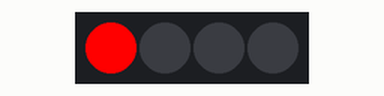
Simulated run of this sketch. Board: Arduino Uno, built with avr-gcc and run on an emulated ATmega328P. Shown: 4 RGB LEDs in strip order, left to right.

Above: at 0.15 s.
At 1.06 s:
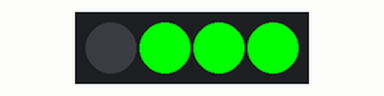
At 2.58 s:
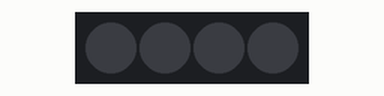
Timing chart, 0 to 3.0 s (numbered marks = the images above):
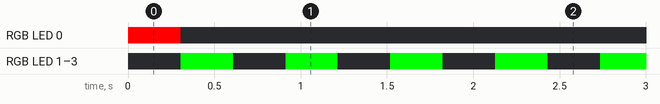

The sketch:

interfacing_neopixel_strip_using_arduino.ino
```cpp
// C++ code
// Author: Rohan Mridha
// EEE-23, KUET
#include <Adafruit_NeoPixel.h>

#define PIN 6
#define N_LEDS 4

// Initialize the Neopixel strip object
Adafruit_NeoPixel strip = Adafruit_NeoPixel(N_LEDS, PIN, NEO_GRB + NEO_KHZ800);

// Function prototype for the chase effect
static void chase(uint32_t c);

void setup()
{
  strip.begin();           // Prepare the data pin for output
  strip.show();            // Initialize all LEDs to 'off'
}

void loop()
{
  chase(strip.Color(255, 0, 0)); // Red
  chase(strip.Color(0, 255, 0)); // Green
  chase(strip.Color(0, 0, 255)); // Blue
}

// Creates a chasing light effect
static void chase(uint32_t c)
{
  // The loop runs longer than the number of pixels
  // to make the chase "run off" the end of the strip.
  for (uint16_t i = 0; i < strip.numPixels() + 4; i++)
  {
    strip.setPixelColor(i, c);         // Turn on the current LED
    strip.setPixelColor(i - 4, 0);     // Turn off the trailing LED
    strip.show();                      // Update the strip to show changes
    delay(25);                         // A short pause to control the speed
  }
}
```

Measured:
- by itself, RGB LED 0: off → RGB(255, 0, 0) at 0.00 s, → off 0.30 s later
- by itself, RGB LED 1–3: alternates RGB(0, 255, 0) for 0.30 s and off for 0.30 s
